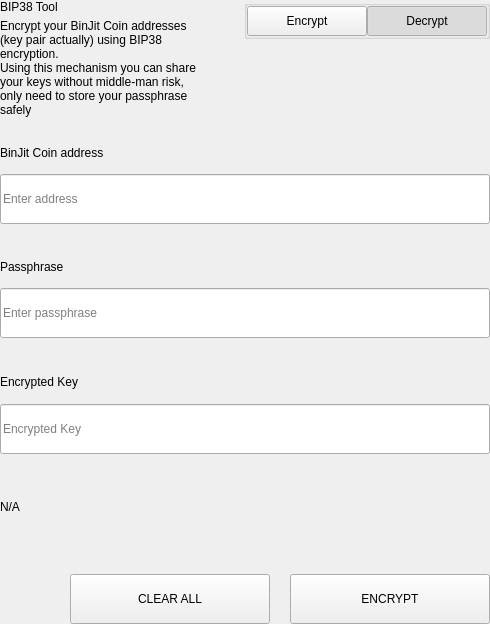
<?xml version="1.0" encoding="UTF-8"?>
<ui version="4.0">
 <class>SettingsBitToolWidget</class>
 <widget class="QWidget" name="SettingsBitToolWidget">
  <property name="geometry">
   <rect>
    <x>0</x>
    <y>0</y>
    <width>490</width>
    <height>624</height>
   </rect>
  </property>
  <property name="windowTitle">
   <string>Form</string>
  </property>
  <layout class="QVBoxLayout" name="verticalLayout">
   <property name="spacing">
    <number>0</number>
   </property>
   <property name="leftMargin">
    <number>0</number>
   </property>
   <property name="topMargin">
    <number>0</number>
   </property>
   <property name="rightMargin">
    <number>0</number>
   </property>
   <property name="bottomMargin">
    <number>0</number>
   </property>
   <item>
    <widget class="QWidget" name="left" native="true">
     <layout class="QVBoxLayout" name="verticalLayout_3">
      <property name="leftMargin">
       <number>0</number>
      </property>
      <property name="topMargin">
       <number>0</number>
      </property>
      <property name="rightMargin">
       <number>0</number>
      </property>
      <property name="bottomMargin">
       <number>0</number>
      </property>
      <item>
       <layout class="QVBoxLayout" name="verticalLayout_2">
        <property name="spacing">
         <number>0</number>
        </property>
        <item>
         <layout class="QHBoxLayout" name="horizontalLayout_3" stretch="3,1">
          <property name="spacing">
           <number>40</number>
          </property>
          <item>
           <layout class="QVBoxLayout" name="verticalLayoutTitle">
            <property name="spacing">
             <number>5</number>
            </property>
            <item>
             <widget class="QLabel" name="labelTitle">
              <property name="text">
               <string>BIP38 Tool</string>
              </property>
             </widget>
            </item>
            <item>
             <widget class="QLabel" name="labelSubtitle1">
              <property name="text">
               <string>Encrypt your BinJit Coin addresses (key pair actually) using BIP38 encryption.
Using this mechanism you can share your keys without middle-man risk, only need to store your passphrase safely</string>
              </property>
              <property name="wordWrap">
               <bool>true</bool>
              </property>
             </widget>
            </item>
           </layout>
          </item>
          <item alignment="Qt::AlignTop">
           <widget class="QGroupBox" name="groupBox">
            <property name="title">
             <string/>
            </property>
            <property name="alignment">
             <set>Qt::AlignLeading|Qt::AlignLeft|Qt::AlignTop</set>
            </property>
            <layout class="QHBoxLayout" name="horizontalLayout_4">
             <property name="spacing">
              <number>0</number>
             </property>
             <property name="leftMargin">
              <number>0</number>
             </property>
             <property name="topMargin">
              <number>0</number>
             </property>
             <property name="rightMargin">
              <number>0</number>
             </property>
             <property name="bottomMargin">
              <number>0</number>
             </property>
             <item>
              <spacer name="horizontalSpacer">
               <property name="orientation">
                <enum>Qt::Horizontal</enum>
               </property>
               <property name="sizeHint" stdset="0">
                <size>
                 <width>40</width>
                 <height>20</height>
                </size>
               </property>
              </spacer>
             </item>
             <item>
              <widget class="QPushButton" name="pushLeft">
               <property name="minimumSize">
                <size>
                 <width>120</width>
                 <height>30</height>
                </size>
               </property>
               <property name="maximumSize">
                <size>
                 <width>120</width>
                 <height>30</height>
                </size>
               </property>
               <property name="focusPolicy">
                <enum>Qt::NoFocus</enum>
               </property>
               <property name="text">
                <string>Encrypt</string>
               </property>
               <property name="checkable">
                <bool>true</bool>
               </property>
               <property name="autoExclusive">
                <bool>true</bool>
               </property>
              </widget>
             </item>
             <item>
              <widget class="QPushButton" name="pushRight">
               <property name="minimumSize">
                <size>
                 <width>120</width>
                 <height>30</height>
                </size>
               </property>
               <property name="maximumSize">
                <size>
                 <width>120</width>
                 <height>30</height>
                </size>
               </property>
               <property name="focusPolicy">
                <enum>Qt::NoFocus</enum>
               </property>
               <property name="text">
                <string>Decrypt</string>
               </property>
               <property name="checkable">
                <bool>true</bool>
               </property>
               <property name="checked">
                <bool>true</bool>
               </property>
               <property name="autoExclusive">
                <bool>true</bool>
               </property>
              </widget>
             </item>
            </layout>
           </widget>
          </item>
         </layout>
        </item>
        <item>
         <widget class="QStackedWidget" name="stackedWidget">
          <property name="currentIndex">
           <number>1</number>
          </property>
          <widget class="QWidget" name="pageDecrypt">
           <layout class="QVBoxLayout" name="verticalLayout_5">
            <property name="spacing">
             <number>0</number>
            </property>
            <property name="leftMargin">
             <number>0</number>
            </property>
            <property name="topMargin">
             <number>0</number>
            </property>
            <property name="rightMargin">
             <number>0</number>
            </property>
            <property name="bottomMargin">
             <number>0</number>
            </property>
            <item>
             <widget class="QWidget" name="widget" native="true">
              <property name="minimumSize">
               <size>
                <width>0</width>
                <height>100</height>
               </size>
              </property>
              <layout class="QVBoxLayout" name="verticalLayout_4">
               <property name="spacing">
                <number>0</number>
               </property>
               <property name="leftMargin">
                <number>0</number>
               </property>
               <property name="topMargin">
                <number>0</number>
               </property>
               <property name="rightMargin">
                <number>0</number>
               </property>
               <property name="bottomMargin">
                <number>0</number>
               </property>
               <item>
                <spacer name="verticalSpacer_2">
                 <property name="orientation">
                  <enum>Qt::Vertical</enum>
                 </property>
                 <property name="sizeType">
                  <enum>QSizePolicy::Fixed</enum>
                 </property>
                 <property name="sizeHint" stdset="0">
                  <size>
                   <width>20</width>
                   <height>20</height>
                  </size>
                 </property>
                </spacer>
               </item>
               <item>
                <layout class="QHBoxLayout" name="horizontalLayout_6" stretch="2">
                 <property name="spacing">
                  <number>0</number>
                 </property>
                 <item>
                  <layout class="QVBoxLayout" name="verticalLayout_7">
                   <property name="spacing">
                    <number>9</number>
                   </property>
                   <item>
                    <widget class="QLabel" name="labelSubtitleKey">
                     <property name="minimumSize">
                      <size>
                       <width>0</width>
                       <height>20</height>
                      </size>
                     </property>
                     <property name="maximumSize">
                      <size>
                       <width>16777215</width>
                       <height>20</height>
                      </size>
                     </property>
                     <property name="text">
                      <string>Encrypted key</string>
                     </property>
                    </widget>
                   </item>
                   <item>
                    <widget class="QLineEdit" name="lineEditKey">
                     <property name="minimumSize">
                      <size>
                       <width>0</width>
                       <height>50</height>
                      </size>
                     </property>
                     <property name="maximumSize">
                      <size>
                       <width>16777215</width>
                       <height>50</height>
                      </size>
                     </property>
                     <property name="placeholderText">
                      <string>Enter a encrypted key</string>
                     </property>
                    </widget>
                   </item>
                  </layout>
                 </item>
                </layout>
               </item>
               <item>
                <spacer name="verticalSpacer_3">
                 <property name="orientation">
                  <enum>Qt::Vertical</enum>
                 </property>
                 <property name="sizeType">
                  <enum>QSizePolicy::Fixed</enum>
                 </property>
                 <property name="sizeHint" stdset="0">
                  <size>
                   <width>20</width>
                   <height>20</height>
                  </size>
                 </property>
                </spacer>
               </item>
               <item>
                <layout class="QVBoxLayout" name="verticalLayout_9">
                 <property name="spacing">
                  <number>9</number>
                 </property>
                 <item>
                  <widget class="QLabel" name="labelSubtitlePassphrase">
                   <property name="maximumSize">
                    <size>
                     <width>16777215</width>
                     <height>20</height>
                    </size>
                   </property>
                   <property name="text">
                    <string>Passphrase</string>
                   </property>
                  </widget>
                 </item>
                 <item>
                  <widget class="QLineEdit" name="lineEditPassphrase">
                   <property name="minimumSize">
                    <size>
                     <width>0</width>
                     <height>50</height>
                    </size>
                   </property>
                   <property name="maximumSize">
                    <size>
                     <width>16777215</width>
                     <height>50</height>
                    </size>
                   </property>
                   <property name="placeholderText">
                    <string>Enter a passphrase</string>
                   </property>
                  </widget>
                 </item>
                </layout>
               </item>
               <item>
                <spacer name="verticalSpacer_4">
                 <property name="orientation">
                  <enum>Qt::Vertical</enum>
                 </property>
                 <property name="sizeType">
                  <enum>QSizePolicy::Fixed</enum>
                 </property>
                 <property name="sizeHint" stdset="0">
                  <size>
                   <width>20</width>
                   <height>20</height>
                  </size>
                 </property>
                </spacer>
               </item>
               <item>
                <widget class="QWidget" name="widget_3" native="true">
                 <property name="sizePolicy">
                  <sizepolicy hsizetype="Preferred" vsizetype="Fixed">
                   <horstretch>0</horstretch>
                   <verstretch>0</verstretch>
                  </sizepolicy>
                 </property>
                 <layout class="QVBoxLayout" name="verticalLayout_10">
                  <property name="spacing">
                   <number>9</number>
                  </property>
                  <property name="leftMargin">
                   <number>0</number>
                  </property>
                  <property name="topMargin">
                   <number>0</number>
                  </property>
                  <property name="rightMargin">
                   <number>0</number>
                  </property>
                  <property name="bottomMargin">
                   <number>0</number>
                  </property>
                  <item>
                   <widget class="QLabel" name="labelSubtitleDecryptResult">
                    <property name="minimumSize">
                     <size>
                      <width>0</width>
                      <height>20</height>
                     </size>
                    </property>
                    <property name="maximumSize">
                     <size>
                      <width>16777215</width>
                      <height>20</height>
                     </size>
                    </property>
                    <property name="text">
                     <string>Decrypted address result</string>
                    </property>
                   </widget>
                  </item>
                  <item>
                   <widget class="QWidget" name="widget_4" native="true">
                    <layout class="QHBoxLayout" name="horizontalLayout" stretch="6,0,1">
                     <property name="spacing">
                      <number>0</number>
                     </property>
                     <property name="leftMargin">
                      <number>0</number>
                     </property>
                     <property name="topMargin">
                      <number>0</number>
                     </property>
                     <property name="rightMargin">
                      <number>0</number>
                     </property>
                     <property name="bottomMargin">
                      <number>0</number>
                     </property>
                     <item alignment="Qt::AlignVCenter">
                      <widget class="QLineEdit" name="lineEditDecryptResult">
                       <property name="minimumSize">
                        <size>
                         <width>0</width>
                         <height>50</height>
                        </size>
                       </property>
                       <property name="maximumSize">
                        <size>
                         <width>16777215</width>
                         <height>50</height>
                        </size>
                       </property>
                       <property name="placeholderText">
                        <string>Decrypted Address</string>
                       </property>
                      </widget>
                     </item>
                     <item>
                      <spacer name="horizontalSpacer_4">
                       <property name="orientation">
                        <enum>Qt::Horizontal</enum>
                       </property>
                       <property name="sizeType">
                        <enum>QSizePolicy::Fixed</enum>
                       </property>
                       <property name="sizeHint" stdset="0">
                        <size>
                         <width>20</width>
                         <height>50</height>
                        </size>
                       </property>
                      </spacer>
                     </item>
                     <item>
                      <widget class="QPushButton" name="pushButtonImport">
                       <property name="minimumSize">
                        <size>
                         <width>140</width>
                         <height>40</height>
                        </size>
                       </property>
                       <property name="text">
                        <string>Import Address</string>
                       </property>
                      </widget>
                     </item>
                    </layout>
                   </widget>
                  </item>
                 </layout>
                </widget>
               </item>
               <item>
                <widget class="QLabel" name="statusLabel_DEC">
                 <property name="maximumSize">
                  <size>
                   <width>16777215</width>
                   <height>40</height>
                  </size>
                 </property>
                 <property name="text">
                  <string/>
                 </property>
                </widget>
               </item>
               <item>
                <spacer name="verticalSpacer">
                 <property name="orientation">
                  <enum>Qt::Vertical</enum>
                 </property>
                 <property name="sizeType">
                  <enum>QSizePolicy::Preferred</enum>
                 </property>
                 <property name="sizeHint" stdset="0">
                  <size>
                   <width>20</width>
                   <height>20</height>
                  </size>
                 </property>
                </spacer>
               </item>
               <item>
                <layout class="QHBoxLayout" name="horizontalLayout_7">
                 <property name="spacing">
                  <number>0</number>
                 </property>
                 <item>
                  <spacer name="horizontalSpacer_5">
                   <property name="orientation">
                    <enum>Qt::Horizontal</enum>
                   </property>
                   <property name="sizeType">
                    <enum>QSizePolicy::Expanding</enum>
                   </property>
                   <property name="sizeHint" stdset="0">
                    <size>
                     <width>40</width>
                     <height>20</height>
                    </size>
                   </property>
                  </spacer>
                 </item>
                 <item>
                  <widget class="QPushButton" name="pushButtonDecryptClear">
                   <property name="minimumSize">
                    <size>
                     <width>200</width>
                     <height>50</height>
                    </size>
                   </property>
                   <property name="maximumSize">
                    <size>
                     <width>200</width>
                     <height>50</height>
                    </size>
                   </property>
                   <property name="text">
                    <string>CLEAR</string>
                   </property>
                  </widget>
                 </item>
                 <item>
                  <spacer name="horizontalSpacer_3">
                   <property name="orientation">
                    <enum>Qt::Horizontal</enum>
                   </property>
                   <property name="sizeType">
                    <enum>QSizePolicy::Fixed</enum>
                   </property>
                   <property name="sizeHint" stdset="0">
                    <size>
                     <width>20</width>
                     <height>20</height>
                    </size>
                   </property>
                  </spacer>
                 </item>
                 <item>
                  <widget class="QPushButton" name="pushButtonDecrypt">
                   <property name="minimumSize">
                    <size>
                     <width>200</width>
                     <height>50</height>
                    </size>
                   </property>
                   <property name="maximumSize">
                    <size>
                     <width>200</width>
                     <height>50</height>
                    </size>
                   </property>
                   <property name="text">
                    <string>DECRYPT KEY</string>
                   </property>
                  </widget>
                 </item>
                </layout>
               </item>
              </layout>
             </widget>
            </item>
           </layout>
          </widget>
          <widget class="QWidget" name="pageEncrypt">
           <layout class="QVBoxLayout" name="verticalLayout_11">
            <property name="spacing">
             <number>0</number>
            </property>
            <property name="leftMargin">
             <number>0</number>
            </property>
            <property name="topMargin">
             <number>0</number>
            </property>
            <property name="rightMargin">
             <number>0</number>
            </property>
            <property name="bottomMargin">
             <number>0</number>
            </property>
            <item>
             <spacer name="verticalSpacer_8">
              <property name="orientation">
               <enum>Qt::Vertical</enum>
              </property>
              <property name="sizeType">
               <enum>QSizePolicy::Fixed</enum>
              </property>
              <property name="sizeHint" stdset="0">
               <size>
                <width>20</width>
                <height>20</height>
               </size>
              </property>
             </spacer>
            </item>
            <item>
             <widget class="QWidget" name="containerAddressEnc" native="true">
              <layout class="QVBoxLayout" name="containerAddressEncLayout">
               <property name="spacing">
                <number>5</number>
               </property>
               <property name="leftMargin">
                <number>0</number>
               </property>
               <property name="topMargin">
                <number>0</number>
               </property>
               <property name="rightMargin">
                <number>0</number>
               </property>
               <property name="bottomMargin">
                <number>0</number>
               </property>
               <item>
                <widget class="QLabel" name="labelSubtitleAddress">
                 <property name="minimumSize">
                  <size>
                   <width>0</width>
                   <height>20</height>
                  </size>
                 </property>
                 <property name="maximumSize">
                  <size>
                   <width>16777215</width>
                   <height>20</height>
                  </size>
                 </property>
                 <property name="text">
                  <string>BinJit Coin address</string>
                 </property>
                </widget>
               </item>
               <item>
                <widget class="QLineEdit" name="addressIn_ENC">
                 <property name="minimumSize">
                  <size>
                   <width>0</width>
                   <height>50</height>
                  </size>
                 </property>
                 <property name="placeholderText">
                  <string>Enter address</string>
                 </property>
                </widget>
               </item>
              </layout>
             </widget>
            </item>
            <item>
             <spacer name="verticalSpacer_6">
              <property name="orientation">
               <enum>Qt::Vertical</enum>
              </property>
              <property name="sizeType">
               <enum>QSizePolicy::Fixed</enum>
              </property>
              <property name="sizeHint" stdset="0">
               <size>
                <width>20</width>
                <height>20</height>
               </size>
              </property>
             </spacer>
            </item>
            <item>
             <widget class="QWidget" name="containerAddress" native="true">
              <layout class="QHBoxLayout" name="horizontalLayout_9" stretch="2">
               <property name="spacing">
                <number>0</number>
               </property>
               <property name="leftMargin">
                <number>0</number>
               </property>
               <property name="topMargin">
                <number>0</number>
               </property>
               <property name="rightMargin">
                <number>0</number>
               </property>
               <property name="bottomMargin">
                <number>0</number>
               </property>
               <item>
                <layout class="QVBoxLayout" name="verticalLayout_8">
                 <property name="spacing">
                  <number>5</number>
                 </property>
                 <item>
                  <widget class="QLabel" name="labelSubtitleMessage">
                   <property name="minimumSize">
                    <size>
                     <width>0</width>
                     <height>20</height>
                    </size>
                   </property>
                   <property name="maximumSize">
                    <size>
                     <width>16777215</width>
                     <height>20</height>
                    </size>
                   </property>
                   <property name="text">
                    <string>Passphrase</string>
                   </property>
                  </widget>
                 </item>
                 <item>
                  <widget class="QLineEdit" name="passphraseIn_ENC">
                   <property name="minimumSize">
                    <size>
                     <width>0</width>
                     <height>50</height>
                    </size>
                   </property>
                   <property name="maximumSize">
                    <size>
                     <width>16777215</width>
                     <height>50</height>
                    </size>
                   </property>
                   <property name="placeholderText">
                    <string>Enter passphrase</string>
                   </property>
                  </widget>
                 </item>
                </layout>
               </item>
              </layout>
             </widget>
            </item>
            <item>
             <spacer name="verticalSpacer_7">
              <property name="orientation">
               <enum>Qt::Vertical</enum>
              </property>
              <property name="sizeType">
               <enum>QSizePolicy::Fixed</enum>
              </property>
              <property name="sizeHint" stdset="0">
               <size>
                <width>20</width>
                <height>20</height>
               </size>
              </property>
             </spacer>
            </item>
            <item>
             <widget class="QWidget" name="widget_2" native="true">
              <property name="minimumSize">
               <size>
                <width>0</width>
                <height>75</height>
               </size>
              </property>
              <property name="maximumSize">
               <size>
                <width>16777215</width>
                <height>16777215</height>
               </size>
              </property>
              <layout class="QVBoxLayout" name="verticalLayout_6">
               <property name="leftMargin">
                <number>0</number>
               </property>
               <property name="topMargin">
                <number>0</number>
               </property>
               <property name="rightMargin">
                <number>0</number>
               </property>
               <property name="bottomMargin">
                <number>0</number>
               </property>
               <item>
                <widget class="QLabel" name="labelSubtitleEncryptedKey">
                 <property name="minimumSize">
                  <size>
                   <width>0</width>
                   <height>20</height>
                  </size>
                 </property>
                 <property name="maximumSize">
                  <size>
                   <width>16777215</width>
                   <height>20</height>
                  </size>
                 </property>
                 <property name="text">
                  <string>Encrypted Key</string>
                 </property>
                </widget>
               </item>
               <item>
                <widget class="QLineEdit" name="encryptedKeyOut_ENC">
                 <property name="minimumSize">
                  <size>
                   <width>0</width>
                   <height>50</height>
                  </size>
                 </property>
                 <property name="placeholderText">
                  <string>Encrypted Key</string>
                 </property>
                </widget>
               </item>
              </layout>
             </widget>
            </item>
            <item>
             <widget class="QLabel" name="statusLabel_ENC">
              <property name="text">
               <string notr="true">N/A</string>
              </property>
             </widget>
            </item>
            <item>
             <spacer name="verticalSpacer_5">
              <property name="orientation">
               <enum>Qt::Vertical</enum>
              </property>
              <property name="sizeType">
               <enum>QSizePolicy::Fixed</enum>
              </property>
              <property name="sizeHint" stdset="0">
               <size>
                <width>20</width>
                <height>20</height>
               </size>
              </property>
             </spacer>
            </item>
            <item>
             <layout class="QHBoxLayout" name="horizontalLayout_8">
              <property name="spacing">
               <number>0</number>
              </property>
              <item>
               <spacer name="horizontalSpacer_6">
                <property name="orientation">
                 <enum>Qt::Horizontal</enum>
                </property>
                <property name="sizeType">
                 <enum>QSizePolicy::Expanding</enum>
                </property>
                <property name="sizeHint" stdset="0">
                 <size>
                  <width>40</width>
                  <height>20</height>
                 </size>
                </property>
               </spacer>
              </item>
              <item>
               <widget class="QPushButton" name="pushButtonClear">
                <property name="minimumSize">
                 <size>
                  <width>200</width>
                  <height>50</height>
                 </size>
                </property>
                <property name="focusPolicy">
                 <enum>Qt::NoFocus</enum>
                </property>
                <property name="text">
                 <string>CLEAR ALL</string>
                </property>
               </widget>
              </item>
              <item>
               <spacer name="horizontalSpacer_2">
                <property name="orientation">
                 <enum>Qt::Horizontal</enum>
                </property>
                <property name="sizeType">
                 <enum>QSizePolicy::Fixed</enum>
                </property>
                <property name="sizeHint" stdset="0">
                 <size>
                  <width>20</width>
                  <height>20</height>
                 </size>
                </property>
               </spacer>
              </item>
              <item>
               <widget class="QPushButton" name="pushButtonEncrypt">
                <property name="minimumSize">
                 <size>
                  <width>200</width>
                  <height>50</height>
                 </size>
                </property>
                <property name="maximumSize">
                 <size>
                  <width>200</width>
                  <height>50</height>
                 </size>
                </property>
                <property name="focusPolicy">
                 <enum>Qt::NoFocus</enum>
                </property>
                <property name="text">
                 <string>ENCRYPT</string>
                </property>
               </widget>
              </item>
             </layout>
            </item>
           </layout>
          </widget>
         </widget>
        </item>
       </layout>
      </item>
     </layout>
    </widget>
   </item>
  </layout>
 </widget>
 <resources/>
 <connections/>
</ui>
